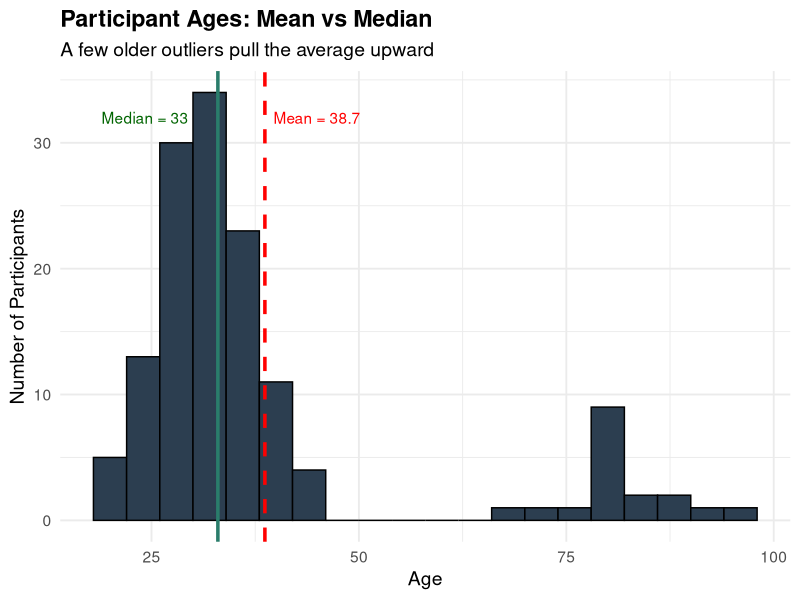
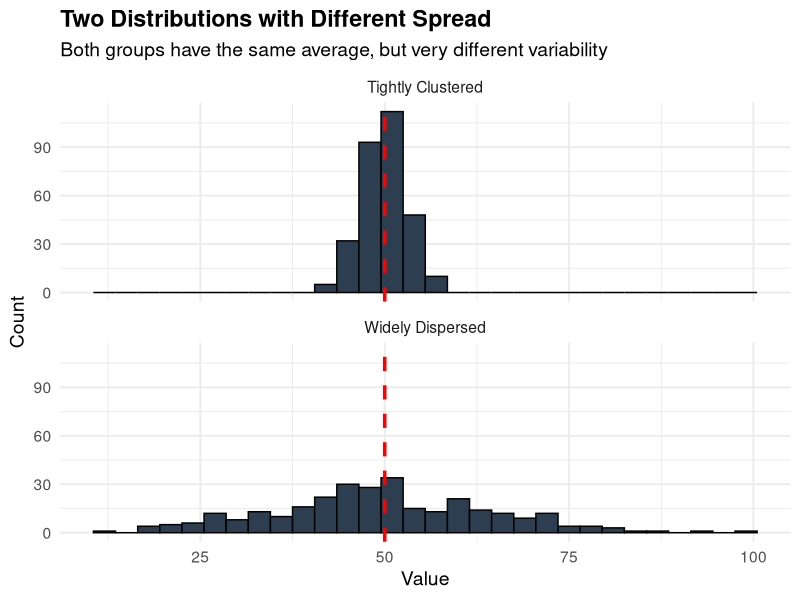
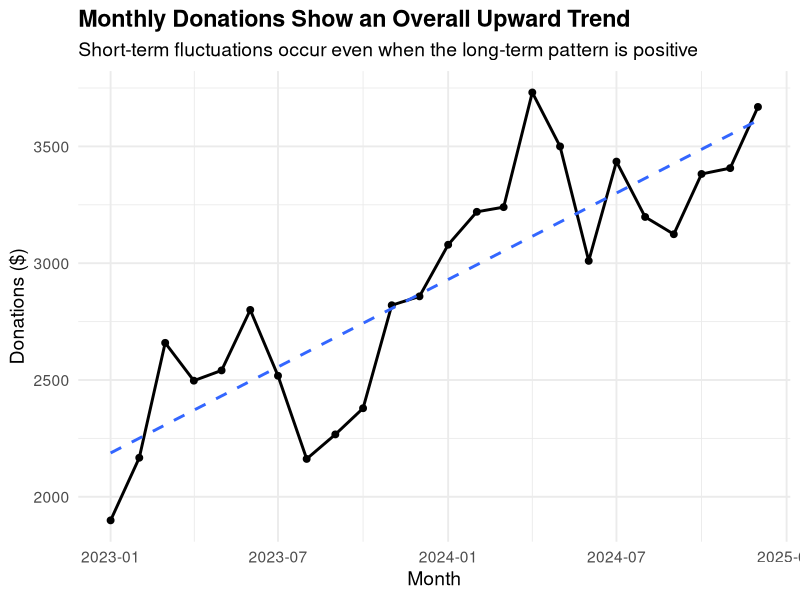
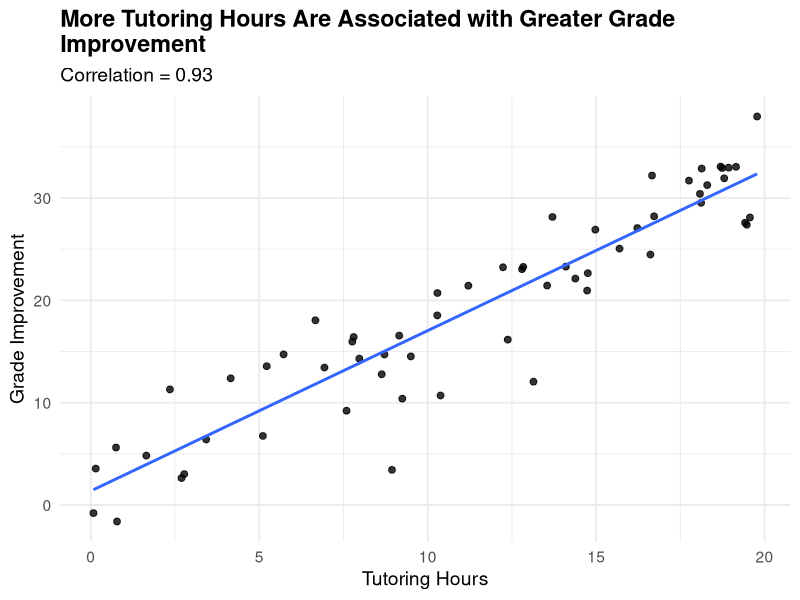
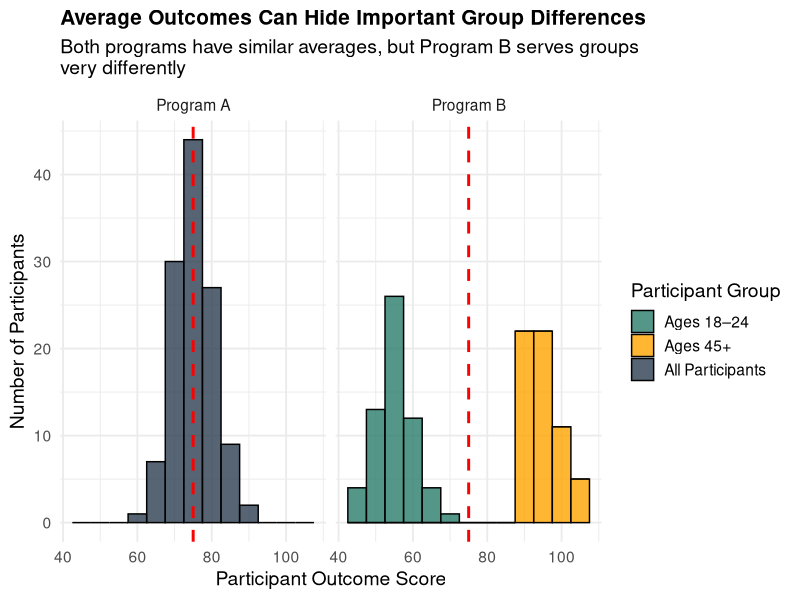

Write R code to recreate these figures, in order.
## ---- chunk 1
# --------------------------------------------
# Fake participant age data with outliers
# Demonstrates mean vs. median
# --------------------------------------------

set.seed(123)

# Most participants are between ~22 and 45
typical_ages <- round(rnorm(120, mean = 32, sd = 6))

# Keep values realistic
typical_ages <- typical_ages[typical_ages >= 18 & typical_ages <= 50]

# A few unusually older participants (outliers)
outlier_ages <- c(72, 78, 81, 85, 69,80,80,80,80, 81,81,81,81,85, 89, 95,92,90)

# Combine data
ages <- c(typical_ages, outlier_ages)

# Put into a data frame
participants <- data.frame(
  participant_id = 1:length(ages),
  age = ages
)

# --------------------------------------------
# Summary stats
# --------------------------------------------
mean_age <- mean(participants$age)
median_age <- median(participants$age)

# --------------------------------------------
# Visualization
# --------------------------------------------

library(ggplot2)

ggplot(participants, aes(x = age)) +
  geom_histogram(
    binwidth = 4,
    fill = "#2c3e50",
    color = "black"
  ) +
  
  # Mean line
  geom_vline(
    xintercept = mean_age,
    color = "red",
    linewidth = 1.2,
    linetype = "dashed"
  ) +
  
  # Median line
  geom_vline(
    xintercept = median_age,
    color = "#2a7d6b",
    linewidth = 1.2,
    linetype = "solid"
  ) +
  
  # Mean label
annotate(
  "text",
  x = mean_age,
  y = 32,
  label = paste0("Mean = ", round(mean_age, 1)),
  color = "red",
  hjust = -0.1
) +

# Median label
annotate(
  "text",
  x = median_age-2.5,
  y = 32,
  label = paste0("Median = ", round(median_age, 1)),
  color = "darkgreen",
  hjust = 1.1
) +
  
  labs(
    title = "Participant Ages: Mean vs Median",
    subtitle = "A few older outliers pull the average upward",
    x = "Age",
    y = "Number of Participants"
  ) +
  
  theme_minimal(base_size = 14) +
  theme(plot.title = element_text(face = "bold"))

## ---- chunk 2

# --------------------------------------------
# Demonstrating spread / variability
# Two distributions with the same center
# but very different spread
# --------------------------------------------

set.seed(42)

# Narrow distribution:
# values tightly clustered around the mean
tight <- rnorm(300, mean = 50, sd = 3)

# Wide distribution:
# values much more dispersed
wide <- rnorm(300, mean = 50, sd = 15)

# Combine into one data frame
df <- data.frame(
  value = c(tight, wide),
  group = c(
    rep("Tightly Clustered", length(tight)),
    rep("Widely Dispersed", length(wide))
  )
)

# --------------------------------------------
# Visualization
# --------------------------------------------

library(ggplot2)

ggplot(df, aes(x = value)) +
  
  geom_histogram(
    binwidth = 3,
    fill = "#2c3e50",
    color = "black"
  ) +
  
  facet_wrap(~group, ncol = 1) +
  
  geom_vline(
    xintercept = 50,
    color = "red",
    linewidth = 1.2,
    linetype = "dashed"
  ) +
  
  labs(
    title = "Two Distributions with Different Spread",
    subtitle = "Both groups have the same average, but very different variability",
    x = "Value",
    y = "Count"
  ) +
  
  theme_minimal(base_size = 14) +
  theme(plot.title = element_text(face = "bold"))
## ---- chunk 3
# --------------------------------------------
# Line graph showing trend vs monthly variation
# --------------------------------------------

library(ggplot2)

set.seed(123)

# Create monthly dates
months <- seq.Date(
  from = as.Date("2023-01-01"),
  to = as.Date("2024-12-01"),
  by = "month"
)

# Create upward trend + seasonal variation + noise
donations <- 2000 +
  seq(0, 1800, length.out = length(months)) +   # upward trend
  250 * sin(seq(0, 4*pi, length.out = length(months))) +  # seasonality
  rnorm(length(months), mean = 0, sd = 180)     # random variation

# Build data frame
df <- data.frame(
  month = months,
  donations = round(donations)
)

# --------------------------------------------
# Visualization
# --------------------------------------------

ggplot(df, aes(x = month, y = donations)) +
  
  # Main line
  geom_line(linewidth = 1) +
  
  # Points
  geom_point(size = 2) +
  
  # Trend line
  geom_smooth(
    method = "lm",
    se = FALSE,
    linetype = "dashed",
    linewidth = 1
  ) +
  
  labs(
    title = "Monthly Donations Show an Overall Upward Trend",
    subtitle = "Short-term fluctuations occur even when the long-term pattern is positive",
    x = "Month",
    y = "Donations ($)"
  ) +
  
  theme_minimal(base_size = 14) +
  theme(plot.title = element_text(face = "bold"))

## ---- chunk 4
# --------------------------------------------
# Scatterplot demonstrating positive correlation
# Example: Tutoring Hours vs Grade Improvement
# --------------------------------------------

library(ggplot2)

set.seed(42)

# Generate tutoring hours
tutoring_hours <- runif(60, min = 0, max = 20)

# Generate grade improvement with positive relationship
grade_improvement <- 2 +
  1.5 * tutoring_hours +
  rnorm(60, mean = 0, sd = 4)

# Create data frame
df <- data.frame(
  tutoring_hours,
  grade_improvement
)

# Calculate correlation
correlation <- cor(
  df$tutoring_hours,
  df$grade_improvement
)

# --------------------------------------------
# Visualization
# --------------------------------------------

ggplot(df, aes(x = tutoring_hours, y = grade_improvement)) +
  
  geom_point(size = 2, alpha = 0.8) +
  
  # Add trend line
  geom_smooth(
    method = "lm",
    se = FALSE,
    linewidth = 1
  ) +
  
  labs(
    title = "More Tutoring Hours Are Associated with Greater Grade\nImprovement",
    subtitle = paste0(
      "Correlation = ",
      round(correlation, 2)
    ),
    x = "Tutoring Hours",
    y = "Grade Improvement"
  ) +
  
  theme_minimal(base_size = 14) +
  theme(plot.title = element_text(face = "bold"))
## ---- chunk 5
# --------------------------------------------
# Same average, but hidden subgroup disparities
# --------------------------------------------

library(ggplot2)

set.seed(123)

# --------------------------------------------
# Program A:
# Outcomes are fairly consistent across everyone
# --------------------------------------------

program_a <- rnorm(120, mean = 75, sd = 6)

program_a_df <- data.frame(
  outcome = program_a,
  program = "Program A",
  group = "All Participants"
)

# --------------------------------------------
# Program B:
# Two demographic groups have very different outcomes
# Example shown here: Age Groups
# --------------------------------------------

younger_group <- rnorm(60, mean = 55, sd = 5)
older_group   <- rnorm(60, mean = 95, sd = 5)

program_b_df <- data.frame(
  outcome = c(younger_group, older_group),
  program = "Program B",
  group = c(
    rep("Ages 18–24", length(younger_group)),
    rep("Ages 45+", length(older_group))
  )
)

# --------------------------------------------
# Combine data
# --------------------------------------------

df <- rbind(program_a_df, program_b_df)

# --------------------------------------------
# Visualization
# --------------------------------------------

ggplot(df, aes(x = outcome, fill = group)) +
  
  geom_histogram(
    binwidth = 5,
    color = "black",
    alpha = 0.8
  ) +
  
  facet_wrap(~program, ncol = 2) +
  
  geom_vline(
    xintercept = 75,
    color = "red",
    linetype = "dashed",
    linewidth = 1
  ) +
  
  scale_fill_manual(values = c(
    "All Participants" = "#2c3e50",
    "Ages 18–24" = "#2a7d6b",
    "Ages 45+" = "orange"
  )) +
  
  labs(
    title = "Average Outcomes Can Hide Important Group Differences",
    subtitle = "Both programs have similar averages, but Program B serves groups\nvery differently",
    x = "Participant Outcome Score",
    y = "Number of Participants",
    fill = "Participant Group"
  ) +
  
  theme_minimal(base_size = 14) +
  theme(plot.title = element_text(face = "bold",size = 15))
## ---- chunk 6
library(DiagrammeR)

grViz("
  digraph workflow {
    
    # Graph attributes
    graph [layout = dot, 
           rankdir = TB,
           fontname = Helvetica,
           bgcolor = '#FAFBFC',
           nodesep = 0.8,
           ranksep = 0.6,
           labelloc = 't',
           labeljust = 'c',
           label = <<FONT POINT-SIZE='36'><B>Understanding Your Data: Workflow for Nonprofits</B></FONT><BR/><FONT POINT-SIZE='24' COLOR='#4A6B7C'>A systematic approach to understanding your program data</FONT><BR/><BR/>>,
           fontsize = 18,
           pad = 0.5]
    
    # Node defaults
    node [shape = box,
          style = 'rounded,filled',
          fillcolor = '#E8F3F8',
          color = '#2C5F7C',
          penwidth = 3,
          fontname = Helvetica,
          fontsize = 18,
          fontcolor = '#1A3A4A',
          width = 5,
          height = 1.3]
    
    # Edge defaults  
    edge [color = '#2C5F7C',
          penwidth = 3,
          arrowsize = 1.0]
    
    # Define step number badges (small circular nodes)
    badge1 [shape = circle,
            style = filled,
            fillcolor = '#2C5F7C',
            color = '#2C5F7C',
            fontcolor = white,
            fontsize = 20,
            label = '1',
            width = 0.6,
            height = 0.6,
            fixedsize = true]
    
    badge2 [shape = circle,
            style = filled,
            fillcolor = '#2C5F7C',
            color = '#2C5F7C',
            fontcolor = white,
            fontsize = 20,
            label = '2',
            width = 0.6,
            height = 0.6,
            fixedsize = true]
    
    badge3 [shape = circle,
            style = filled,
            fillcolor = '#2C5F7C',
            color = '#2C5F7C',
            fontcolor = white,
            fontsize = 20,
            label = '3',
            width = 0.6,
            height = 0.6,
            fixedsize = true]
    
    badge4 [shape = circle,
            style = filled,
            fillcolor = '#2C5F7C',
            color = '#2C5F7C',
            fontcolor = white,
            fontsize = 20,
            label = '4',
            width = 0.6,
            height = 0.6,
            fixedsize = true]
    
    badge5 [shape = circle,
            style = filled,
            fillcolor = '#2C5F7C',
            color = '#2C5F7C',
            fontcolor = white,
            fontsize = 20,
            label = '5',
            width = 0.6,
            height = 0.6,
            fixedsize = true]
    
    # Define nodes with enhanced labels and icons
    step1 [label = <<B>Define Your Question</B><BR/><BR/>❓ What do you need to know?<BR/>🎯 What would a useful<BR/>answer look like?>]
    
    step2 [label = <<B>Identify Relevant Data</B><BR/><BR/>📊 What data do you have?<BR/>⚠️ What are the limitations?<BR/>✓ Is it complete?>]
    
    step3 [label = <<B>Summarize and Visualize</B><BR/><BR/>📈 Calculate statistics<BR/>📉 Create tables and charts<BR/>🔍 Look for patterns>]
    
    step4 [label = <<B>Interpret in Context</B><BR/><BR/>💡 What do patterns mean?<BR/>🤔 What explains what you see?<BR/>🔄 Consider alternatives>]
    
    step5 [label = <<B>Draw Conclusions</B><BR/><BR/>📝 What did you learn?<BR/>✅ What decisions can you make?<BR/>❔ What questions remain?>]
    
    # Add contextual text nodes with decorative elements
    note1 [shape = plaintext,
           fontsize = 18,
           fontcolor = '#4A6B7C',
           label = <<FONT COLOR='#2C5F7C'>▶</FONT> <I>Start with mission-driven<BR/>   questions, not available data.<BR/>   Be specific and answerable.</I>>]
    
    note2 [shape = plaintext,
           fontsize = 18,
           fontcolor = '#4A6B7C',
           label = <<FONT COLOR='#2C5F7C'>▶</FONT> <I>Understand collection methods,<BR/>   missing data, and measurement<BR/>   quality before analyzing.</I>>]
    
    note3 [shape = plaintext,
           fontsize = 18,
           fontcolor = '#4A6B7C',
           label = <<FONT COLOR='#2C5F7C'>▶</FONT> <I>Use means, medians, ranges,<BR/>   and visualizations to reveal<BR/>   trends and distributions.</I>>]
    
    note4 [shape = plaintext,
           fontsize = 18,
           fontcolor = '#4A6B7C',
           label = <<FONT COLOR='#2C5F7C'>▶</FONT> <I>Combine data insights with<BR/>   programmatic knowledge.<BR/>   Consider external factors.</I>>]
    
    note5 [shape = plaintext,
           fontsize = 18,
           fontcolor = '#4A6B7C',
           label = <<FONT COLOR='#2C5F7C'>▶</FONT> <I>Share findings with your team.<BR/>   Use insights to improve programs<BR/>   and inform stakeholders.</I>>]
    
    # Add a footer note
    footer [shape = plaintext,
            fontsize = 16,
            fontcolor = '#6B8E9F',
            label = <<BR/><BR/>💡 <I>Remember: Data analysis is iterative. You may cycle back through steps as you learn more.</I>>]
    
    # Define main flow: arrows connect boxes directly
    step1 -> step2 [arrowhead = vee]
    step2 -> step3 [arrowhead = vee]
    step3 -> step4 [arrowhead = vee]
    step4 -> step5 [arrowhead = vee]
    
    # Add feedback loop (optional - shows iterative nature)
    step5 -> step1 [style = dashed, 
                    color = '#8BADC4', 
                    penwidth = 2,
                    constraint = false]
    
    # Position badges and notes next to steps (no visible connections)
    badge1 -> step1 [style = invis]
    step1 -> note1 [style = invis]
    
    badge2 -> step2 [style = invis]
    step2 -> note2 [style = invis]
    
    badge3 -> step3 [style = invis]
    step3 -> note3 [style = invis]
    
    badge4 -> step4 [style = invis]
    step4 -> note4 [style = invis]
    
    badge5 -> step5 [style = invis]
    step5 -> note5 [style = invis]
    
    step5 -> footer [style = invis]
    
    # Create subgraphs to align elements horizontally
    {rank = same; badge1; step1; note1}
    {rank = same; badge2; step2; note2}
    {rank = same; badge3; step3; note3}
    {rank = same; badge4; step4; note4}
    {rank = same; badge5; step5; note5}
  }
")
